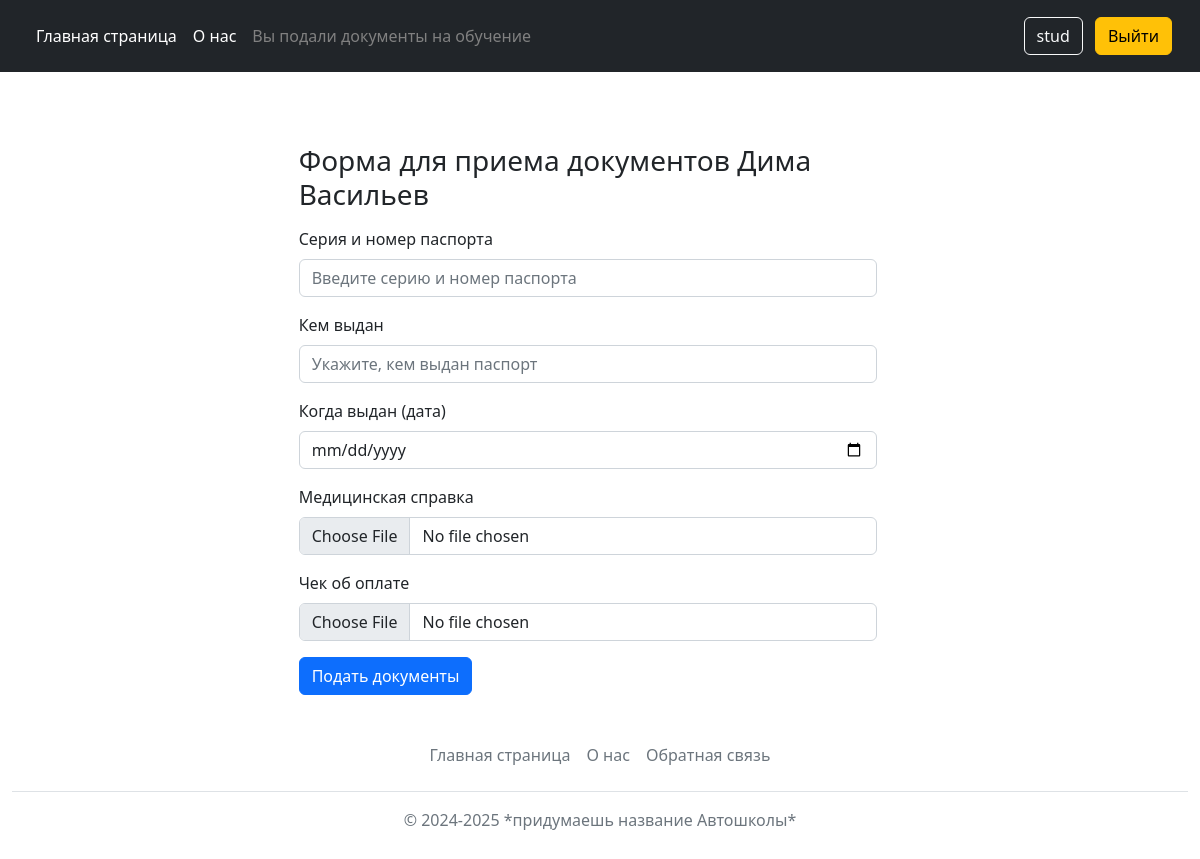
/documents/submit/ (signed in), run on the app's committed database.
### users/models.py (models this page shows)
class User(AbstractUser):
    USER_TYPE_CHOICES = (
        ('student', 'Student'),
        ('teacher', 'Teacher'),
        ('manager', 'Manager'),
    )
    user_type = models.CharField(max_length=10, choices=USER_TYPE_CHOICES, verbose_name='Тип пользователя')
    phone = models.CharField(max_length=15, blank=True, verbose_name='Номер телефона')
    def __str__(self):
        return self.username

### document_flow/views.py (the view, shortened to what this page needs)
# urls.py: path('submit/', submit_documents, name='submit_documents'),
def submit_documents(request):
    if request.method == 'GET':
        return render(request, 'submit_documents.html', context={})

### general_info/context_processors.py (called while the page is built)
def doc_count_processor(request):
    try:
        if request.user.manager_profile:
            document_count = len(DocumentsAdmission.objects.filter(verified=False))
            return {'document_count': document_count}
    except Exception:
        return {}

### document_flow/templates/submit_documents.html (shortened to what this page needs)
{% extends 'base.html' %}
{% block content %}
<div class="container mt-5">
    <h2 class="h3 mb-3 fw-normal">Форма для приема документов {{user.first_name}} {{ user.last_name }}</h2>
    <form action="" method="post" enctype="multipart/form-data">
        <div class="mb-3">
            <label for="passportSeriesNumber" class="form-label">Серия и номер паспорта</label>
            <input type="text" class="form-control" id="passportSeriesNumber"
                   placeholder="Введите серию и номер паспорта" name="passport_series" required>
        </div>
        <div class="mb-3">
            <label for="issuedBy" class="form-label">Кем выдан</label>
            <input name="issued_by" type="text" class="form-control" id="issuedBy" placeholder="Укажите, кем выдан паспорт" required>
        </div>
        <div class="mb-3">
            <label for="issueDate" class="form-label">Когда выдан (дата)</label>
            <input type="date" class="form-control" id="issueDate" name="when_issued" required>
        </div>
        <div class="mb-3">
            <label for="medicalCertificate" class="form-label">Медицинская справка</label>
            <input name="medical_certificate" type="file" class="form-control" id="medicalCertificate" required>
        </div>
        <div class="mb-3">
            <label for="medicalCertificate" class="form-label">Чек об оплате</label>
            <input name="check_for_service" type="file" class="form-control" id="" required>
        </div>
        <button type="submit" class="btn btn-primary">Подать документы</button>
    </form>
</div>
{% endblock %}

### templates/base.html (shortened to what this page needs)
<!doctype html>
<html lang="ru">
<head>
    <link href="https://cdn.jsdelivr.net/npm/bootstrap@5.2.2/dist/css/bootstrap.min.css" rel="stylesheet"
>
</head>
<body>
<header class="p-3 bg-dark text-white">
    <div class="container-fluid">
        <div class="d-flex flex-wrap align-items-center justify-content-center justify-content-lg-start">
            <ul class="nav col-12 col-lg-auto me-lg-auto mb-2 justify-content-center mb-md-0">
                <li><a href="{% url 'general' %}" class="nav-link px-2 text-white">Главная страница</a></li>
                <li><a href="{% url 'about_us' %}" class="nav-link px-2 text-white">О нас</a></li>
                {% if user.is_authenticated %}
                    {% if user.student_profile and user.student_profile.submit_doc and not user.student_profile.accepted %}
                        <li class="nav-link px-2" style="color: gray">Вы подали документы на обучение</li>
                    {% endif %}
                {% endif %}
            </ul>
            <div class="text-end">
                {% if user.is_authenticated %}
                <div class="btn btn-outline-light me-2">{{ user }}</div>
                <a href="{% url 'logout_user' %}" type="button" class="btn btn-warning">Выйти</a>
                {% else %}
                <a href="{% url 'registration' %}" type="button" class="btn btn-outline-light me-2">Регистрация</a>
                <a href="{% url 'login_user' %}" type="button" class="btn btn-warning">Войти</a>
                {% endif %}
            </div>
        </div>
    </div>
</header>
<div class="container-fluid mt-4 col-md-8">
    <div class="row container d-flex align-items-center justify-content-center">
        <div class="col-md-10">
            {% block content %}{% endblock %}
        </div>
    </div>
</div>
<div class="container-fluid">
    <footer class="py-3 my-4">
        <ul class="nav justify-content-center border-bottom pb-3 mb-3">
            <li class="nav-item"><a href="{% url 'general' %}" class="nav-link px-2 text-muted">Главная страница</a>
            </li>
            <li class="nav-item"><a href="{% url 'about_us' %}" class="nav-link px-2 text-muted">О нас</a>
            </li>
            <li class="nav-item"><a href="" class="nav-link px-2 text-muted">Обратная связь</a>
            </li>
        </ul>
        <p class="text-center text-muted">© 2024-2025 *придумаешь название Автошколы*</p>
    </footer>
</div>
</body>
</html>

### data on the page
User: username "stud", first_name "Дима", last_name "Васильев"
